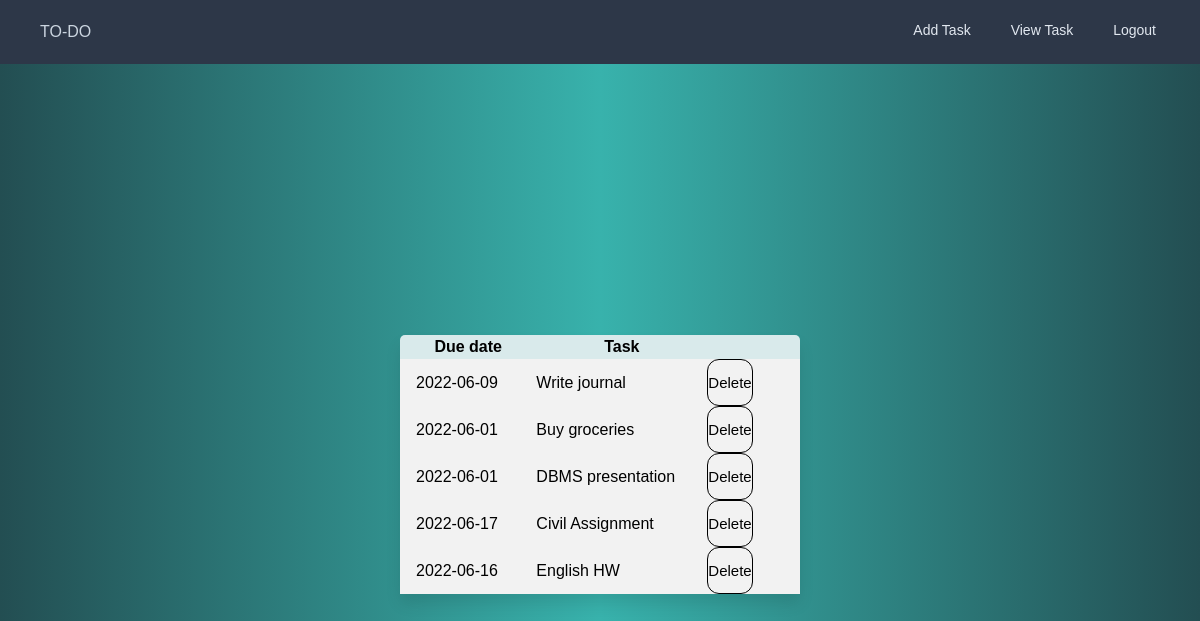
The page /tasks (signed in) on the database its author committed.
### app.py (models this page shows)
class Tasks(db.Model,UserMixin):
    id = db.Column(db.Integer, primary_key=True)
    description = db.Column(db.String(200))
    user_id = db.Column(db.Integer,db.ForeignKey("users.id"))
    date = db.Column(db.String(50))

### app.py (the view)
@app.route("/tasks")
def tasks():
    task = Tasks.query.all()
    print(task,file=sys.stderr)
    return render_template('alltask.html', task=task)

### app.py (called while the page is built)
@login_manager.user_loader
def load_user(user_id):
    return Users.query.get(int(user_id))

### templates/alltask.html (shortened to what this page needs)
<!DOCTYPE html>
<html lang="en">
  <head>
    <link
      rel="stylesheet"
      href="{{ url_for('static',filename='custom.css')}}"
    />
    <link
      href="https://unpkg.com/tailwindcss@^1.0/dist/tailwind.min.css"
      rel="stylesheet"
    />
  </head>
  <body>
    <nav class="bg-gray-800">
      <div class="max-w-7xl mx-auto px-2 sm:px-6 lg:px-8">
        <div class="relative h-16">
          <div class="absolute inset-y-0 left-0 flex ">
            <button
              type="button"
              class="inline-flex items-center  p-2 rounded-md text-gray-400 hover:text-white hover:bg-gray-700 focus:outline-none focus:ring-2 focus:ring-inset focus:ring-white"
              aria-controls="mobile-menu"
              aria-expanded="false"
            >TO-DO
            </button>
          </div>
          <div
            class="float-right right"
          >
          <form method = "GET">
            <div class="hidden sm:block sm:ml-6 flex-1 flex sm:justify-end mt-3">
              <div class="flex space-x-4 float-right">
                <button formaction="/addtask" class="text-gray-300 hover:bg-gray-700 hover:text-white px-3 py-2 rounded-md text-sm font-medium">Add Task</button>
                <button formaction="/tasks" class="text-gray-300 hover:bg-gray-700 hover:text-white px-3 py-2 rounded-md text-sm font-medium">View Task
                </button>
                <button formaction="/logout" class="text-gray-300 hover:bg-gray-700 hover:text-white px-3 py-2 rounded-md text-sm font-medium">Logout
                </button>
              </div>
            </div>
          </div>
    </nav>
    <div
      class="h-screen bg-gradient-to-r from-teal-900 via-teal-500 to-teal-900 flex justify-center items-center"
    >
      <table class="table-auto wrapper  ">
        <thead>
          <tr>
            <th>Due date</th>
            <th>Task</th>
          </tr>
        </thead>
        <tbody class="todoList  my-4 py-5">
          {% for task in current_user.task %}
          <tr>
            <td class="px-4">{{task.date}}</td>
            <td class="pr-1">{{task.description}}</td>
            <td>
              <button class="btn btn-danger mr-8">
                <a href="{{ url_for('delete',id=task.id) }}">Delete</a>
              </button>
            </td>
          </tr>
          {% endfor %}
        </tbody>
      </table>
    </div>
  </body>
</html>

### static/custom.css (style rules this page uses)
html { position: relative; min-height: 100%; }
body { margin-bottom: 2em; }
* { margin: 0; padding: 0; box-sizing: border-box; font-family: "Poppins", sans-serif; }
body { width: 100%; height: 100vh; }
.wrapper { background: rgb(217, 234, 235); max-width: 400px; width: 100%; margin: 120px auto; padding: 25px; padding-left: 38px; border-radius: 5px; box-shadow: 0px 10px 15px rgba(0, 0, 0, 0.1); }
.wrapper .todoList { max-height: 250px; overflow-y: auto; }
.todoList { position: relative; list-style: none; height: 45px; line-height: 45px; margin-bottom: 8px; background: #f2f2f2; border-radius: 3px; padding: 0 15px; cursor: default; overflow: hidden; }
.btn { cursor: pointer; font-size: 15px; padding: 0px 0px; border-radius: 0.8em; background: none; border: 1px solid; transition: 250ms ease-out; }
.right { float: right !important; }

### rows shown on the page
Tasks: date "2022-06-09", description "Write journal"
Tasks: date "2022-06-01", description "Buy groceries"
Tasks: date "2022-06-01", description "DBMS presentation"
Tasks: date "2022-06-17", description "Civil Assignment"
Tasks: date "2022-06-16", description "English HW"
